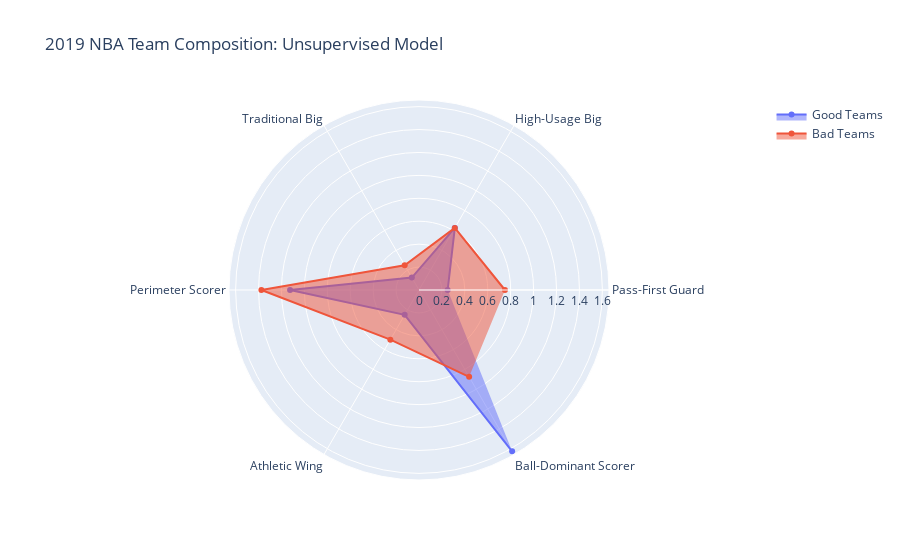

This figure's notebook cell:
### Code cell
plot_radar(df_2019, classes, 2019)

### Figure 1 — Plotly figure (JSON) as saved in the notebook; plotly's stock layout.template omitted (floating-point values rounded to 4 significant figures)
{"data": [{"fill": "toself", "name": "Good Teams", "r": [0.25, 0.625, 0.125, 1.125, 0.25, 1.625], "theta": ["Pass-First Guard", "High-Usage Big", "Traditional Big", "Perimeter Scorer", "Athletic Wing", "Ball-Dominant Scorer"], "type": "scatterpolar"}, {"fill": "toself", "name": "Bad Teams", "r": [0.75, 0.625, 0.25, 1.375, 0.5, 0.875], "theta": ["Pass-First Guard", "High-Usage Big", "Traditional Big", "Perimeter Scorer", "Athletic Wing", "Ball-Dominant Scorer"], "type": "scatterpolar"}], "layout": {"polar": {"radialaxis": {"visible": true}}, "showlegend": true, "title": {"text": "2019 NBA Team Composition: Unsupervised Model"}}}
